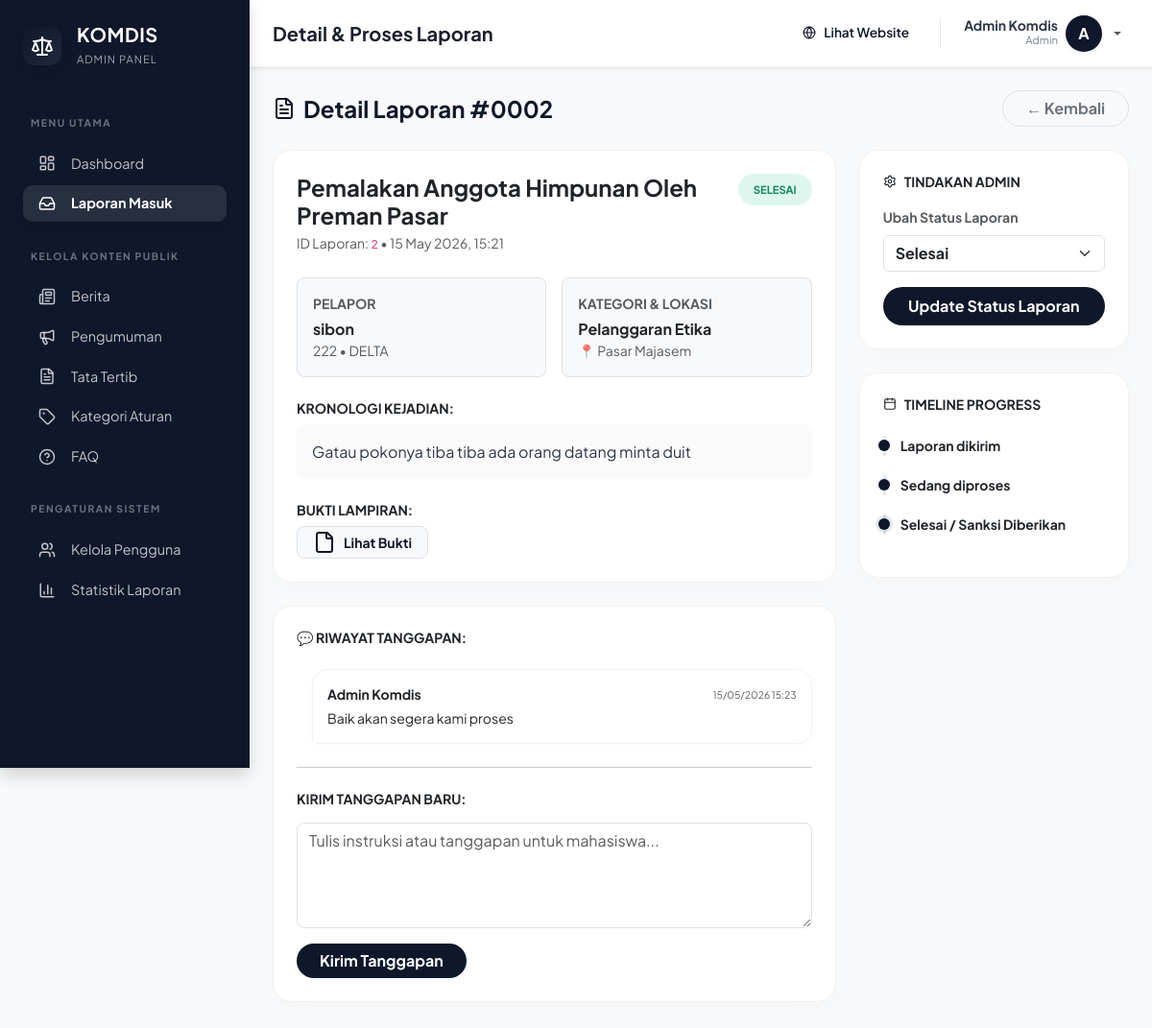
Page /admin/detail_laporan.php?id=2 (signed in) on the committed database.
### tables this page shows
CREATE TABLE `laporan` (
  `id` int NOT NULL,
  `user_id` int DEFAULT NULL,
  `judul` varchar(255) DEFAULT NULL,
  `kategori` varchar(100) DEFAULT NULL,
  `kronologi` text,
  `lokasi` varchar(100) DEFAULT NULL,
  `status` enum('pending','ditinjau','diproses','selesai','ditolak') DEFAULT 'pending',
  `created_at` timestamp NULL DEFAULT CURRENT_TIMESTAMP
);

CREATE TABLE `users` (
  `id` int NOT NULL,
  `nama` varchar(100) DEFAULT NULL,
  `nim` varchar(20) DEFAULT NULL,
  `divisi` varchar(50) DEFAULT NULL,
  `jabatan` varchar(50) DEFAULT NULL,
  `password` varchar(100) DEFAULT NULL,
  `role` enum('admin','user') NOT NULL DEFAULT 'user',
  `status` enum('aktif','suspended') DEFAULT 'aktif',
  `foto` varchar(255) DEFAULT ''
);

CREATE TABLE `bukti` (
  `id` int NOT NULL,
  `laporan_id` int NOT NULL,
  `nama_file` varchar(255) NOT NULL,
  `uploaded_at` timestamp NULL DEFAULT CURRENT_TIMESTAMP
);

CREATE TABLE `tanggapan` (
  `id` int NOT NULL,
  `laporan_id` int DEFAULT NULL,
  `admin_id` int DEFAULT NULL,
  `isi` text,
  `created_at` timestamp NULL DEFAULT CURRENT_TIMESTAMP
);

### admin/detail_laporan.php (the view, shortened to what this page needs)
<?php
include '../config/koneksi.php';
$id = isset($_GET['id']) ? (int)$_GET['id'] : 0;
$laporan   = mysqli_fetch_assoc(mysqli_query($conn, "SELECT laporan.*, users.nama, users.nim, users.divisi
    FROM laporan JOIN users ON laporan.user_id = users.id WHERE laporan.id='$id'"));
$bukti     = mysqli_query($conn, "SELECT * FROM bukti WHERE laporan_id='$id'");
$tanggapan = mysqli_query($conn, "SELECT * FROM tanggapan WHERE laporan_id='$id' ORDER BY id ASC");
?>
<!DOCTYPE html>
<html lang="id">
<head>
    <link href="../assets/css/bootstrap.min.css" rel="stylesheet">
</head>
<body>
    <?php include '../partials/admin_sidebar.php'; ?>
    <div id="content-wrapper">
        <?php include '../partials/admin_navbar.php'; ?>
        <div class="container-fluid px-4 pb-5">
            <div class="d-flex align-items-center justify-content-between mb-4">
                <h4 class="fw-bold mb-0 d-flex align-items-center gap-2" style="color: #0f172a;"><i data-lucide="file-text"></i> Detail Laporan #<?= str_pad($id, 4, '0', STR_PAD_LEFT) ?></h4>
                <a href="laporan.php" class="btn btn-light fw-bold rounded-pill px-4 border text-secondary">← Kembali</a>
            </div>
            <div class="row g-4">
                <div class="col-lg-8">
                    <div class="card-custom p-4 mb-4">
                        <div class="d-flex justify-content-between align-items-start mb-4">
                            <div>
                                <h4 class="fw-bold text-dark mb-1"><?= htmlspecialchars($laporan['judul']) ?></h4>
                                <div class="text-muted small">ID Laporan: <code><?= $id ?></code> • <?= date('d M Y, H:i', strtotime($laporan['created_at'])) ?></div>
                            </div>
                            <?php
                                $status_class = 'bg-pending'; $status_text = 'Pending';
                                if($laporan['status'] == 'selesai') { $status_class = 'bg-selesai'; $status_text = 'Selesai'; }
                            ?>
                            <span class="badge-status <?= $status_class ?> px-3 py-2"><?= $status_text ?></span>
                        </div>
                        <div class="row g-3 mb-4">
                            <div class="col-sm-6">
                                <div class="p-3 rounded-3 bg-light border">
                                    <label class="form-label small fw-bold text-muted mb-1 d-block text-uppercase">Pelapor</label>
                                    <div class="fw-bold text-dark"><?= htmlspecialchars($laporan['nama']) ?></div>
                                    <div class="small text-muted"><?= htmlspecialchars($laporan['nim']) ?> • <?= htmlspecialchars($laporan['divisi']) ?></div>
                                </div>
                            </div>
                            <div class="col-sm-6">
                                <div class="p-3 rounded-3 bg-light border">
                                    <label class="form-label small fw-bold text-muted mb-1 d-block text-uppercase">Kategori & Lokasi</label>
                                    <div class="fw-bold text-dark"><?= htmlspecialchars($laporan['kategori']) ?></div>
                                    <div class="small text-muted">📍 <?= htmlspecialchars($laporan['lokasi'] ?? 'Lokasi tidak disebutkan') ?></div>
                                </div>
                            </div>
                        </div>
                        <h6 class="fw-bold text-dark mb-2 text-uppercase small">Kronologi Kejadian:</h6>
                        <div class="p-3 rounded-3 bg-light border-0 mb-4" style="background: #fafafa !important; line-height: 1.6;">
                            <?= nl2br(htmlspecialchars($laporan['kronologi'])) ?>
                        </div>
                        <?php if (mysqli_num_rows($bukti) > 0): ?>
                            <h6 class="fw-bold text-dark mb-2 text-uppercase small">Bukti Lampiran:</h6>
                            <div class="d-flex flex-wrap gap-2">
                                <?php while ($b = mysqli_fetch_assoc($bukti)): ?>
                                    <a href="../assets/upload/bukti/<?= htmlspecialchars($b['nama_file']) ?>" target="_blank" class="btn btn-sm btn-light border fw-bold rounded-3 px-3 d-inline-flex align-items-center gap-2" style="color: #0f172a;">
                                        <i data-lucide="file"></i> Lihat Bukti
                                    </a>
                                <?php endwhile; ?>
                            </div>
                        <?php endif; ?>
                    </div>
                    <div class="card-custom p-4">
                        <h6 class="fw-bold text-dark mb-4 text-uppercase small">💬 Riwayat Tanggapan:</h6>
                        <div class="ps-3">
                            <?php if (mysqli_num_rows($tanggapan) == 0): ?>
                                <p class="text-muted small italic">Belum ada tanggapan yang diberikan untuk laporan ini.</p>
                            <?php else: ?>
                                <?php while ($t = mysqli_fetch_assoc($tanggapan)): ?>
                                    <div class="chat-bubble">
                                        <div class="d-flex justify-content-between align-items-center mb-1">
                                            <span class="fw-bold text-dark small">Admin Komdis</span>
                                            <span class="text-muted small" style="font-size: 0.65rem;"><?= date('d/m/Y H:i', strtotime($t['created_at'])) ?></span>
                                        </div>
                                        <p class="mb-0 small text-dark"><?= nl2br(htmlspecialchars($t['isi'])) ?></p>
                                    </div>
                                <?php endwhile; ?>
                            <?php endif; ?>
                        </div>
                        <hr class="my-4 opacity-25">
                        <h6 class="fw-bold text-dark mb-3 text-uppercase small">Kirim Tanggapan Baru:</h6>
                         <form method="POST" action="../proses/admin_proses.php">
                            <textarea name="isi" class="form-control rounded-3 mb-3" rows="4" placeholder="Tulis instruksi atau tanggapan untuk mahasiswa..." required></textarea>
                            <button name="kirim_tanggapan" class="btn fw-bold rounded-pill px-4" style="background: #0f172a; color: #fff; border: none;">Kirim Tanggapan</button>
                        </form>
                    </div>
                </div>
                <div class="col-lg-4">
                    <div class="card-custom p-4 mb-4">
                        <h6 class="fw-bold text-dark mb-3 text-uppercase small d-flex align-items-center gap-2"><i data-lucide="settings" style="width: 14px; height: 14px;"></i> Tindakan Admin</h6>
                        <form method="POST" action="../proses/admin_proses.php">
                            <div class="mb-3">
                                <label class="form-label small fw-bold text-muted">Ubah Status Laporan</label>
                                <select name="status" class="form-select fw-bold">
                                    <?php foreach (['pending','diproses','selesai','ditolak'] as $s): ?>
                                        <option value="<?= $s ?>" <?= ($laporan['status'] == $s) ? 'selected' : '' ?>>
                                            <?= ucfirst($s) ?>
                                        </option>
                                    <?php endforeach; ?>
                                </select>
                            </div>
                            <button name="update_status" class="btn fw-bold w-100 rounded-pill py-2" style="background: #0f172a; color: #fff; border: none;">Update Status Laporan</button>
                        </form>
                    </div>
                    <div class="card-custom p-4">
                        <h6 class="fw-bold text-dark mb-4 text-uppercase small d-flex align-items-center gap-2"><i data-lucide="calendar" style="width: 14px; height: 14px;"></i> Timeline Progress</h6>
                        <?php
                        $steps = [
                            'pending'  => 'Laporan dikirim',
                            'diproses' => 'Sedang diproses',
                            'selesai'  => 'Selesai / Sanksi Diberikan',
                        ];
                        $order   = array_keys($steps);
                        $currIdx = array_search($laporan['status'], $order);
                        $isDitolak = $laporan['status'] == 'ditolak';
                        foreach ($steps as $i => $label):
                            $idx  = array_search($i, $order);
                            $cls  = '';
                            if (!$isDitolak) {
                                if ($idx < $currIdx)       $cls = 'done';
                                elseif ($idx == $currIdx)  $cls = 'active';
                            } else {
                                if ($i == 'pending') $cls = 'done';
                            }
                        ?>
                            <div class="timeline-item <?= $cls ?>">
                                <div class="fw-bold small <?= $cls ? 'text-dark' : 'text-muted' ?>"><?= $label ?></div>
                            </div>
                        <?php endforeach; ?>
                    </div>
                </div>
            </div>
        </div>
    </div>
</body>
</html>

### admin/detail_laporan.php (style rules this page uses)
body { font-family: 'Plus Jakarta Sans', sans-serif; background-color: #f8f9fa; color: #2d3748; }
#content-wrapper { margin-left: 260px; min-height: 100vh; background: #f8f9fa; }
.card-custom { background: #fff; border-radius: 20px; box-shadow: 0 4px 20px rgba(0,0,0,0.02); border: 1px solid rgba(0,0,0,0.05); overflow: hidden; }
.badge-status { padding: 6px 12px; border-radius: 50px; font-weight: 700; font-size: 0.7rem; text-transform: uppercase; }
.bg-selesai { background: rgba(28,200,138,0.15); color: #13855c; }
.chat-bubble { background: #fff; border-radius: 16px; border-bottom-left-radius: 4px; padding: 15px; margin-bottom: 15px; border: 1px solid #edf2f7; box-shadow: 0 4px 15px rgba(0,0,0,0.02); }
.timeline-item { border-left: 3px solid #e2e8f0; padding-left: 15px; margin-bottom: 20px; position: relative; }
.timeline-item::before { content: ''; width: 12px; height: 12px; background: #e2e8f0; border-radius: 50%; position: absolute; left: -8px; top: 4px; }
.timeline-item.active::before { background: #0f172a; box-shadow: 0 0 0 3px rgba(15,23,42,0.1); }
.timeline-item.done::before { background: #0f172a; }

### rows in the picture
laporan: judul "Pemalakan Anggota Himpunan Oleh Preman Pasar", created_at "15 May 2026, 15:21", status "SELESAI", user.nama "sibon", user.nim "222", user.divisi "DELTA", kategori "Pelanggaran Etika", lokasi "Pasar Majasem", kronologi "Gatau pokonya tiba tiba ada orang datang minta duit", status "Selesai"
tanggapan: created_at "15/05/2026 15:23", isi "Baik akan segera kami proses"

### other values in the picture
$page_title "Detail & Proses Laporan"
$_SESSION['nama'] "Admin Komdis"
$_SESSION['role'] "Admin"
substr($_SESSION['nama'] ?? 'A', 0, 1) "A"
str_pad($id, 4, '0', STR_PAD_LEFT) "0002"
$id "2"
$label "Laporan dikirim"
$label "Sedang diproses"
$label "Selesai / Sanksi Diberikan"
